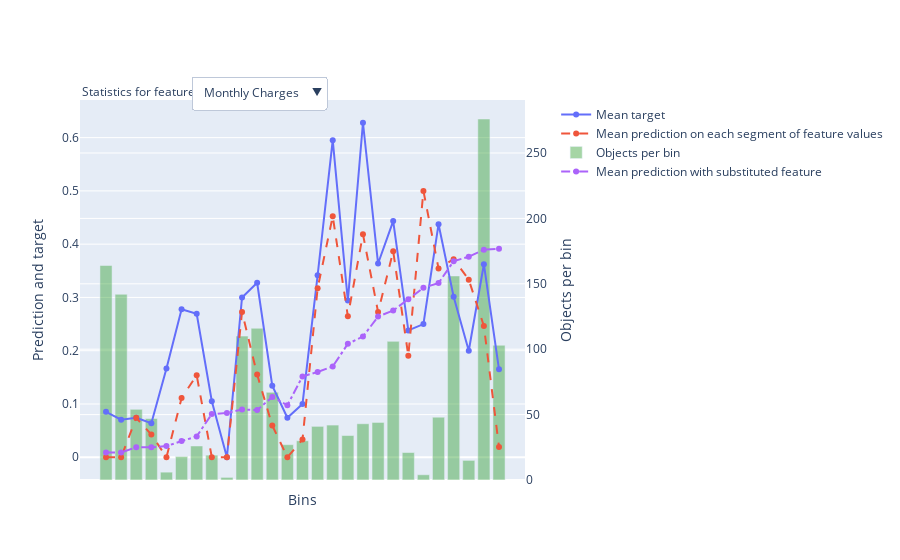

Source (notebook cell):
### Code cell
CBmodel.calc_feature_statistics(test_data, feature='Monthly Charges', plot=True, prediction_type='Class')
